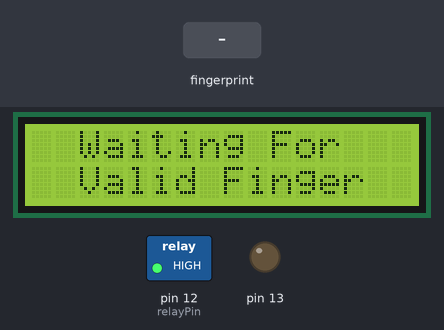
The sketch below on a simulated Arduino Uno, built with avr-gcc and run on an emulated ATmega328P. Shown: 16×2 character LCD, switched loads named in the sketch (green lamp = pin HIGH), output pins drawn as LEDs (lit = HIGH). Inputs (shaded band) come from the test bench.

Above: at 7.4 s.
7.5 s: finger stored as number 1 placed on the sensor
At 9.6 s:
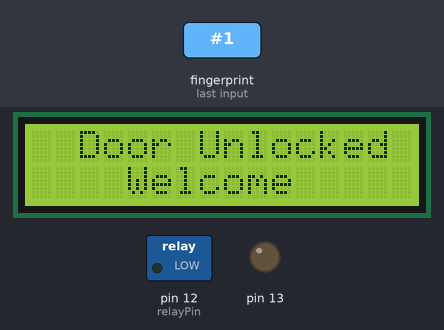
At 12.6 s:
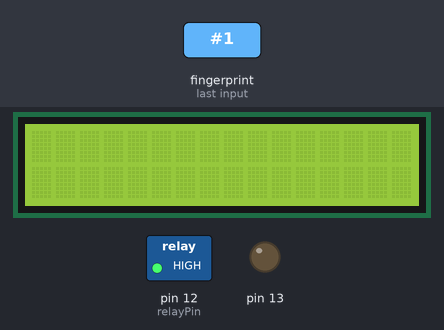
Timing chart, 0 to 14.1 s (numbered marks = the images above; inputs shaded):
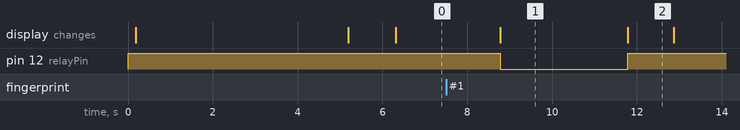

The sketch:

Door_lock_code.ino
```cpp
#include <Adafruit_Fingerprint.h>
#include <LiquidCrystal_I2C.h>
#include <SPI.h>
#include <SoftwareSerial.h>
#include <IRremote.h>

int IRpin = 9;   // IR receiver input signal pin connected to pin 9
IRrecv irrecv(IRpin);
decode_results results;

SoftwareSerial mySerial(2,3);  //Serial Communications

//Created instances
LiquidCrystal_I2C lcd(0x27, 16, 2);
Adafruit_Fingerprint finger = Adafruit_Fingerprint(&mySerial);

int relayPin = 12;

void setup()
{
  pinMode(13, OUTPUT);
  digitalWrite(13, LOW);
  pinMode(relayPin, OUTPUT);
  digitalWrite(relayPin, HIGH);
  Serial.begin(9600);

  irrecv.enableIRIn();

  while (!Serial);
  delay(100);

  lcd.init();
  lcd.backlight();
  lcd.setCursor(0, 0);
  lcd.print("Fingerprint Door");
  lcd.setCursor(0, 1);
  lcd.print("lock ");
  delay(5000);
  lcd.clear();

  // set the data rate for the sensor serial port
  finger.begin(57600);

  if (finger.verifyPassword()) {
    lcd.setCursor(0, 0);
    lcd.print("  FingerPrint ");
    lcd.setCursor(0, 1);
    lcd.print("Sensor Connected");
  }

  else  {
    lcd.setCursor(0, 0);
    lcd.print("Unable to found");
    lcd.setCursor(0, 1);
    lcd.print("Sensor");
    delay(3000);
    lcd.clear();
    lcd.setCursor(0, 0);
    lcd.print("Check Connections");

    while (1) {
      delay(1);
    }
  }
  lcd.clear();
}

void loop()                     // run over and over again
{

  getFingerprintIDez();
  delay(1000);            //don't need to run this at full speed.

  remoteControl();
}

// returns -1 if failed, otherwise returns ID #
int getFingerprintIDez() {
  uint8_t p = finger.getImage();
  if (p != FINGERPRINT_OK)  {
    lcd.setCursor(0, 0);
    lcd.print("  Waiting For");
    lcd.setCursor(0, 1);
    lcd.print("  Valid Finger");
    return -1;
  }

  p = finger.image2Tz();
  if (p != FINGERPRINT_OK)  {
    lcd.clear();
    lcd.setCursor(0, 0);
    lcd.print("  Messy Image");
    lcd.setCursor(0, 1);
    lcd.print("  Try Again");
    delay(3000);
    lcd.clear();
    return -1;
  }

  p = finger.fingerFastSearch();
  if (p != FINGERPRINT_OK)  {
    lcd.clear();
    lcd.setCursor(0, 0);
    lcd.print("Not Valid Finger");
    delay(3000);
    lcd.clear();
    return -1;
  }

  // found a match!
  lcd.clear();
  lcd.setCursor(0, 0);
  lcd.print("  Door Unlocked");
  lcd.setCursor(0, 1);
  lcd.print("    Welcome");
  digitalWrite(relayPin, LOW);
  delay(3000);
  digitalWrite(relayPin, HIGH);
  lcd.clear();
  return finger.fingerID;
}

//function for remote control
int remoteControl(){

if (irrecv.decode(&results))
    {
     irrecv.resume();   // Receive the next value
     digitalWrite(relayPin,LOW);
     delay(3000);
     digitalWrite(relayPin,HIGH);
     return 1;

    }
}
```

Measured:
- after the input at 7.5 s, pin 12 (relayPin): HIGH → LOW after 1.3 s, → HIGH 3.0 s later; the display: changes after 1.3 s (image 1)
- what the display in image 1 shows lasts 3.0 s, from 8.8 s to 11.8 s
- what the display in image 2 shows lasts 1.1 s, from 11.8 s to 12.9 s
